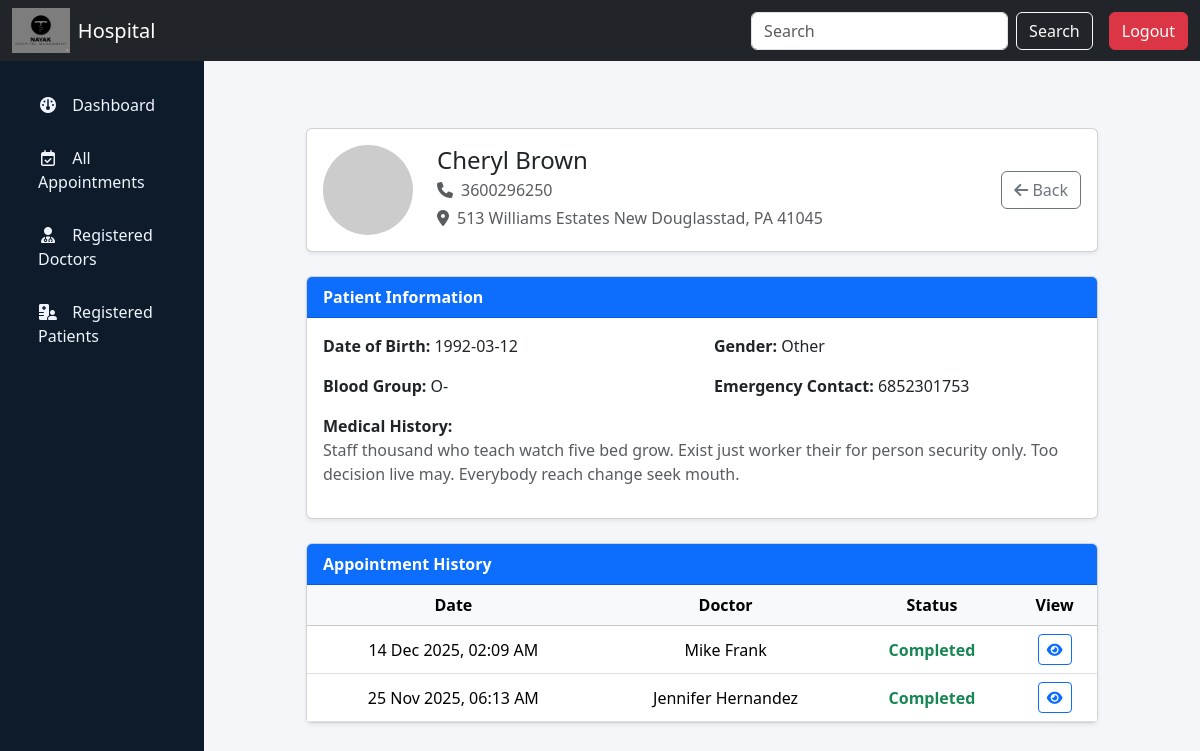
The app's page /admin/patient/view/11 (signed in) with its own data.
### app.py (models this page shows, shortened)
class Users(db.Model):
    user_id = db.Column(db.Integer, primary_key=True)
    username = db.Column(db.String(100), nullable=False)
    email = db.Column(db.String(100), nullable=False, unique=True)
    password = db.Column(db.String(200), nullable=False)
    role = db.Column(db.String(100), nullable=False, default='patient')
    fname = db.Column(db.String(100))
    lname = db.Column(db.String(100))
    phone = db.Column(db.String(15))
    address = db.Column(db.String(100))
    is_active = db.Column(db.Boolean, nullable=False, default=True)
    date_created = db.Column(db.DateTime, default=datetime.utcnow)
    patient_profile = db.relationship('Patients', backref='user', lazy=True, uselist=False)
    doctor_profile = db.relationship('Doctors', backref='user', lazy=True, uselist=False)

class Patients(db.Model):
    patient_id = db.Column(db.Integer, primary_key=True)
    user_id = db.Column(db.Integer, db.ForeignKey('users.user_id'), nullable=False)
    date_of_birth = db.Column(db.Date, nullable=False)
    gender = db.Column(db.String(10), nullable=False)
    blood_group = db.Column(db.String(5), nullable=False)
    emergency_contact = db.Column(db.String(15), nullable=False)
    medical_history = db.Column(db.String(500), nullable=False)
    medical_history_entries = db.relationship('MedicalHistory', backref='patient', lazy=True)
    appointments = db.relationship(
        'Appointments',
        backref='patient',
        cascade="all, delete-orphan",
        passive_deletes=True
    )

class Appointments(db.Model):
    appointment_id = db.Column(db.Integer, primary_key=True)
    patient_id = db.Column(db.Integer, db.ForeignKey('patients.patient_id', ondelete='CASCADE'), nullable=False)
    doctor_id = db.Column(db.Integer, db.ForeignKey('doctors.doctor_id', ondelete='CASCADE'), nullable=False)
    appointment_datetime = db.Column(db.DateTime, nullable=False)
    status = db.Column(db.String(20), nullable=False, default="pending")
    reason_for_visit = db.Column(db.String(500))
    date_created = db.Column(db.DateTime, default=datetime.utcnow)
    treatments = db.relationship(
        "Treatments",
        backref="appointment",
        cascade="all, delete-orphan"
    )

### app.py (the view)
@app.route("/admin/patient/view/<int:patient_id>")
def view_patient(patient_id):
    if session.get('role') != 'admin':
        return redirect(url_for('login'))
    patient = Patients.query.get_or_404(patient_id)
    return render_template("admin_view_patient.html", patient=patient)

### templates/admin_view_patient.html (shortened to what this page needs)
{% extends "base_admin.html" %}
{% block content %}
<div class="container mt-5">
    <div class="card shadow-sm mb-4">
        <div class="card-body d-flex align-items-center">
            <img src="https://via.placeholder.com/90" class="rounded-circle me-4" alt="Patient Photo">
            <div>
                <h4 class="mb-1">{{ patient.user.fname}} {{ patient.user.lname }}</h4>
                <p class="text-muted mb-1">
                    <i class="fa-solid fa-phone me-2"></i>{{ patient.user.phone }}
                </p>
                <p class="text-muted mb-1">
                    <i class="fa-solid fa-location-dot me-2"></i>{{ patient.user.address }}
                </p>
            </div>
            <a href="{{ url_for('admin_patient') }}" class="btn btn-outline-secondary ms-auto">
                <i class="fa-solid fa-arrow-left"></i> Back
            </a>
        </div>
    </div>
    <div class="card shadow-sm mb-4">
        <div class="card-header bg-primary text-white fw-semibold">
            Patient Information
        </div>
        <div class="card-body row">
            <div class="col-md-6 mb-3">
                <strong>Date of Birth:</strong> {{ patient.date_of_birth }}
            </div>
            <div class="col-md-6 mb-3">
                <strong>Gender:</strong> {{ patient.gender }}
            </div>
            <div class="col-md-6 mb-3">
                <strong>Blood Group:</strong> {{ patient.blood_group }}
            </div>
            <div class="col-md-6 mb-3">
                <strong>Emergency Contact:</strong> {{ patient.emergency_contact }}
            </div>
            <div class="col-12">
                <strong>Medical History:</strong>
                <p class="text-muted">{{ patient.medical_history }}</p>
            </div>
        </div>
    </div>
    <div class="card shadow-sm">
        <div class="card-header bg-primary text-white fw-semibold">
            Appointment History
        </div>
        <div class="table-responsive">
            <table class="table table-hover align-middle text-center mb-0">
                <thead class="table-light fw-semibold">
                    <tr>
                        <th>Date</th>
                        <th>Doctor</th>
                        <th>Status</th>
                        <th>View</th>
                    </tr>
                </thead>
                <tbody>
                    {% for appointment in patient.appointments %}
                    <tr>
                        <td>{{ appointment.appointment_datetime.strftime("%d %b %Y, %I:%M %p") }}</td>
                        <td>{{ appointment.doctor.user.fname }} {{ appointment.doctor.user.lname }}</td>
                        <td>
                            {% if appointment.status == "Completed" %}
                            <span class="text-success fw-semibold">{{ appointment.status }}</span>
                            {% elif appointment.status == "Cancelled" %}
                            <span class="text-danger fw-semibold">{{ appointment.status }}</span>
                            {% else %}
                            <span class="text-warning fw-semibold">{{ appointment.status }}</span>
                            {% endif %}
                        </td>
                        <td>
                            <a href="{{ url_for('admin_appointment', appointment_id=appointment.appointment_id) }}"
                               class="btn btn-sm btn-outline-primary">
                                <i class="fa-solid fa-eye"></i>
                            </a>
                        </td>
                    </tr>
                    {% endfor %}
                </tbody>
            </table>
        </div>
    </div>
</div>
{% endblock %}

### static/css/style.css (style rules this page uses)
html, body { overflow-x: hidden; width: 100%; }
body { margin: 0; padding: 0; }
body { margin-top: 70px; }
.card { margin: 10px; }
body { background: #f2f8ff; }

### records on screen
Users: user.fname "Cheryl", user.lname "Brown", user.phone "3600296250", user.address "513 Williams Estates New Douglasstad, PA 41045"
Patients: date_of_birth "1992-03-12", gender "Other", blood_group "O-", emergency_contact "6852301753", medical_history "Staff thousand who teach watch five bed grow. Exist just worker their for person security only. Too decision live may. Everybody reach change seek mouth."
Appointments: appointment_datetime "14 Dec 2025, 02:09 AM", doctor.user.fname "Mike", doctor.user.lname "Frank", status "Completed"
Appointments: appointment_datetime "25 Nov 2025, 06:13 AM", doctor.user.fname "Jennifer", doctor.user.lname "Hernandez", status "Completed"
